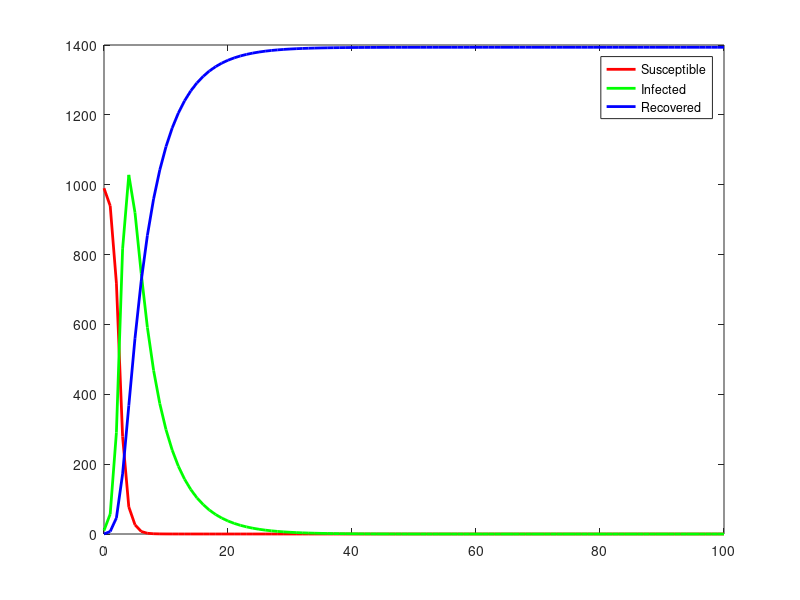

Recreate this plot in MATLAB.
Beta = 2;
Gamma = 0.2;

a = 1;
b = 100;
h = 1;
n = (b-a)/h;
n = n+1;

T = zeros(1,n+1);
T(1) = a-h;

Susceptible = zeros(1,n+1);
Infected = zeros(1,n+1);
Recovered = zeros(1,n+1);
Susceptible(1) = 990;
Infected(1) = 10;
Recovered(1) = 0;

N = Susceptible(1)+Infected(1)+Recovered(1);
dS = @(T,S,I) (-Beta/N)*S*I;
dI = @(T,I,S) (Beta/N)*S*I - Gamma*I;
dR = @(T,R,I) Gamma*I;
L = zeros(1,n+1);
L(1) = Susceptible(1)+Infected(1)+Recovered(1);

for i = 1:n
    T(i+1) = T(i)+h;

    k1s = dS(T(i),Susceptible(i),Infected(i));
    k1i = dI(T(i),Infected(i),Susceptible(i));
    k1r = dR(T(i),Recovered(i),Infected(i));

    k2s = dS(T(i)+0.5*h,Susceptible(i)+0.5*k1s*h,Infected(i)+0.5*k1i*h);
    k2i = dI(T(i)+0.5*h,Infected(i)+0.5*k1i*h,Susceptible(i)+0.5*k1s*h);
    k2r = dR(T(i)+0.5*h,Recovered(i)+0.5*k1r*h,Infected(i)+0.5*k1i*h);

    k3s = dS(T(i)+0.5*h,Susceptible(i)+0.5*k2s*h,Infected(i)+0.5*k2i*h);
    k3i = dI(T(i)+0.5*h,Infected(i)+0.5*k2i*h,Susceptible(i)+0.5*k2s*h);
    k3r = dR(T(i)+0.5*h,Recovered(i)+0.5*k2r*h,Infected(i)+0.5*k2i*h);

    k4s = dS(T(i)+h,Susceptible(i)+k3s*h,Infected(i)+k3i*h);
    k4i = dI(T(i)+h,Infected(i)+k3i*h,Susceptible(i)+k3i*h);
    k4r = dR(T(i)+h,Recovered(i)+k3r*h,Infected(i)+k4i*h);

    Susceptible(i+1) = Susceptible(i) + (1/6)*(k1s+2*k2s+2*k3s+k4s)*h;
    Infected(i+1) = Infected(i) + (1/6)*(k1i+2*k2i+2*k3i+k4i)*h;
    Recovered(i+1) = Recovered(i) + (1/6)*(k1r+2*k2r+2*k3r+k4r)*h;

    L(i+1) = Susceptible(i+1)+Infected(i+1)+Recovered(i+1);
end

figure(1);
plot(T,Susceptible,'r','LineWidth',2);
hold on
plot(T,Infected,'g','LineWidth',2);
plot(T,Recovered,'b','LineWidth',2);
hold off
legend('Susceptible','Infected','Recovered');
